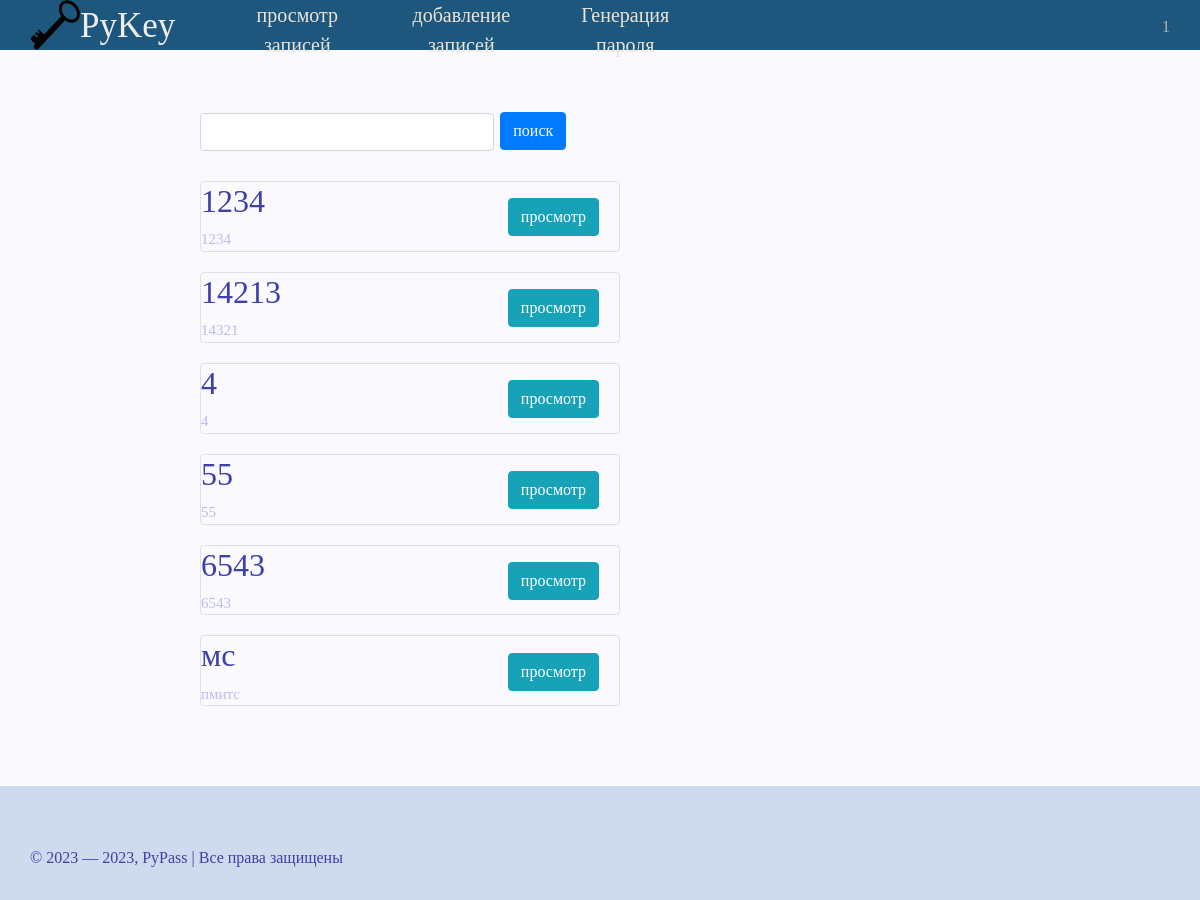
The page /View_list (signed in) on the database as committed earlier.
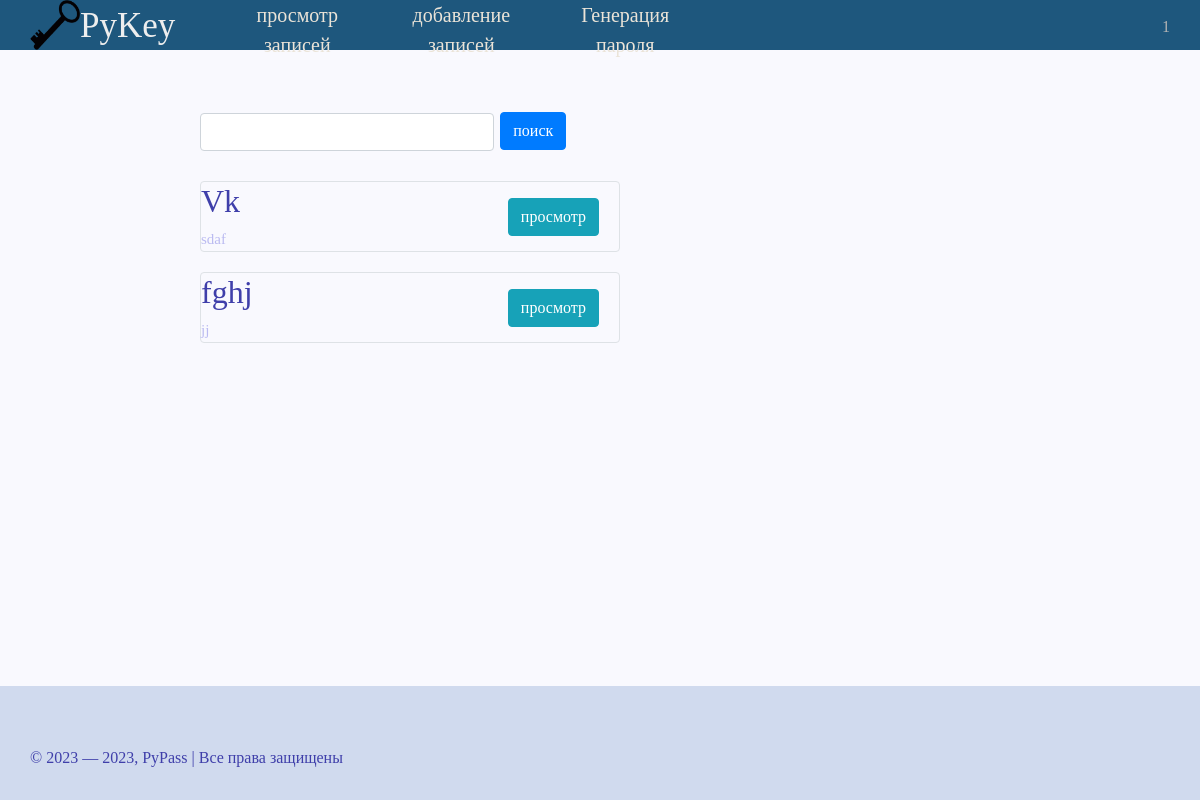
The same page on the database as committed later.
### data/passwords.py (models this page shows, shortened)
class Passwords(SqlAlchemyBase):
    __tablename__ = 'password'
    id = sqlalchemy.Column(sqlalchemy.Integer,
                           primary_key=True, autoincrement=True)
    user_id = sqlalchemy.Column(sqlalchemy.Integer,
                                sqlalchemy.ForeignKey("users.id"))
    title = sqlalchemy.Column(sqlalchemy.String)
    login = sqlalchemy.Column(sqlalchemy.String)
    password = sqlalchemy.Column(sqlalchemy.String)
    site = sqlalchemy.Column(sqlalchemy.String)
    note = sqlalchemy.Column(sqlalchemy.String, nullable=True)

### main.py (the view)
@app.route('/View_list', methods=['GET', 'POST'])
def View_list():
    form = ViewInfo()
    db_sess = db_session.create_session()
    password = db_sess.query(Passwords).filter(Passwords.user_id == current_user.id)
    if form.validate_on_submit():
        text = form.search_field.data
        password = list(db_sess.query(Passwords).filter((Passwords.user_id == current_user.id),
                                                        (Passwords.title.like(f'%{text.lower()}%')) |
                                                        (Passwords.title.like(f'%{text.upper()}%'))))
    empty_list = empty_check(list(password))
    return render_template('View_list.html', password=password, form=form, title='!!!!', empty_list=empty_list)

### forms.py
class ViewInfo(FlaskForm):
    search_field = StringField(validators=[DataRequired()])
    search = SubmitField('поиск')
    show_info_button = SubmitField('просмотр')

### data/db_session.py (called while the page is built)
def create_session() -> Session:
    global __factory
    return __factory()

### main.py (called while the page is built)
@login_manager.user_loader
def load_user(user_id):
    db_sess = db_session.create_session()
    return db_sess.query(User).get(user_id)

### work_func.py (called while the page is built)
def empty_check(some_list):
    if some_list:
        return True
    else:
        return False

### templates/View_list.html (shortened to what this page needs)
{% extends "base.html" %}
{% block content %}
<form action="" method="post" novalidate>
	<div class="conteriner_view">
		<div class="container_right">
			<div class="search_place"><div class="give_place_to_buttton">{{ form.search_field(class="form-control") }}</div>
			{{ form.search(type="submit", class="btn btn-primary") }}</div>
			{% if empty_list %}
				{% for item in password%}
					<div class="box col-md6 border rounded">
						<h2>{{ item.title }}</h2>
						<span class="small_text">{{ item.login }}</span>
						<a href="{{ url_for('View_list_withinfo', id=item.id) }}" class="btn btn-info" id="show_info_button">просмотр</a>
					</div>
				{% endfor %}
			{% else %}
				<h2> Ничего не найдено </h2>
			{% endif %}
		</div>
	</div>
</form>
{% endblock %}

Rows that differ between the two databases and show on the page:
no longer on this page (row edited): Passwords: title "1234", login "1234"
no longer on this page (row edited): Passwords: title "14213", login "14321"
no longer on this page (row edited): Passwords: title "4", login "4"
no longer on this page (row edited): Passwords: title "55", login "55"
no longer on this page (row edited): Passwords: title "6543", login "6543"
removed Passwords: title "мс", login "пмитс"
added Passwords: title "Vk", login "sdaf"
added Passwords: title "fghj", login "jj"
